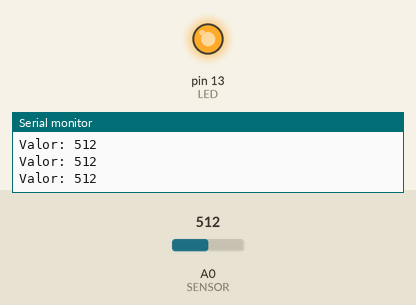
Recording of a sketch running on a simulated Arduino Uno, built with avr-gcc and run on an emulated ATmega328P. On the bench: output pins drawn as LEDs (lit = HIGH), the last lines printed to the serial monitor. The inputs (shaded band) are chosen by the test bench; at power-on: A0 (SENSOR) = 512.

Above: at 1.3 s.
1.4 s: A0 (SENSOR) set to 319
2.9 s: A0 (SENSOR) set to 289
At 4.0 s:
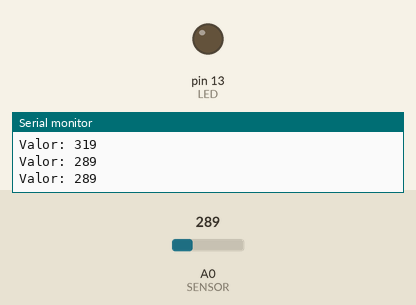
4.5 s: A0 (SENSOR) set to 306
At 5.2 s:
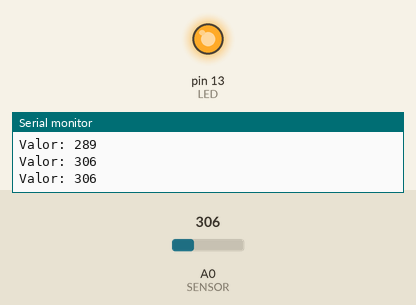
6.0 s: A0 (SENSOR) set to 290
At 6.4 s:
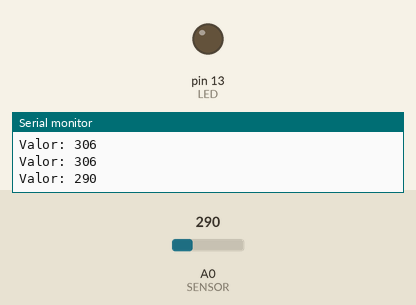
Timing chart, 0 to 8.5 s (numbered marks = the images above; inputs shaded):
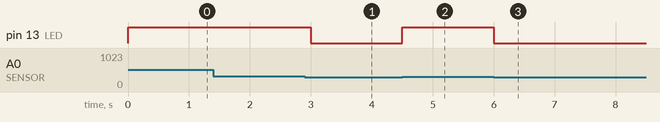

Measured:
- the behaviour switches between 301 and 300 on A0 (SENSOR) (found by bisection; images 0 and 1)
- after the input at 2.9 s, pin 13 (LED): HIGH → LOW after 0.10 s
- after the input at 4.5 s, pin 13 (LED): LOW → HIGH at once
- after the input at 6.0 s, pin 13 (LED): HIGH → LOW at once

The sketch:

sensor_reflexivo_base.ino
```cpp
int LED = 13;
int SENSOR = A0; // Pino que irá receber o sinal do fototransistor
int valor;
void setup() {
 Serial.begin(9600);
 pinMode(LED, OUTPUT);
}
void loop() {
 // Obter o valor do sensor (entre 0 e 1023-entrada analógica)
 valor = analogRead(SENSOR);
 Serial.print("Valor: ");
 Serial.println(valor);
 if (valor > 300)
 digitalWrite(LED, HIGH);
 else
 digitalWrite(LED, LOW);
 delay (500);
}
```
